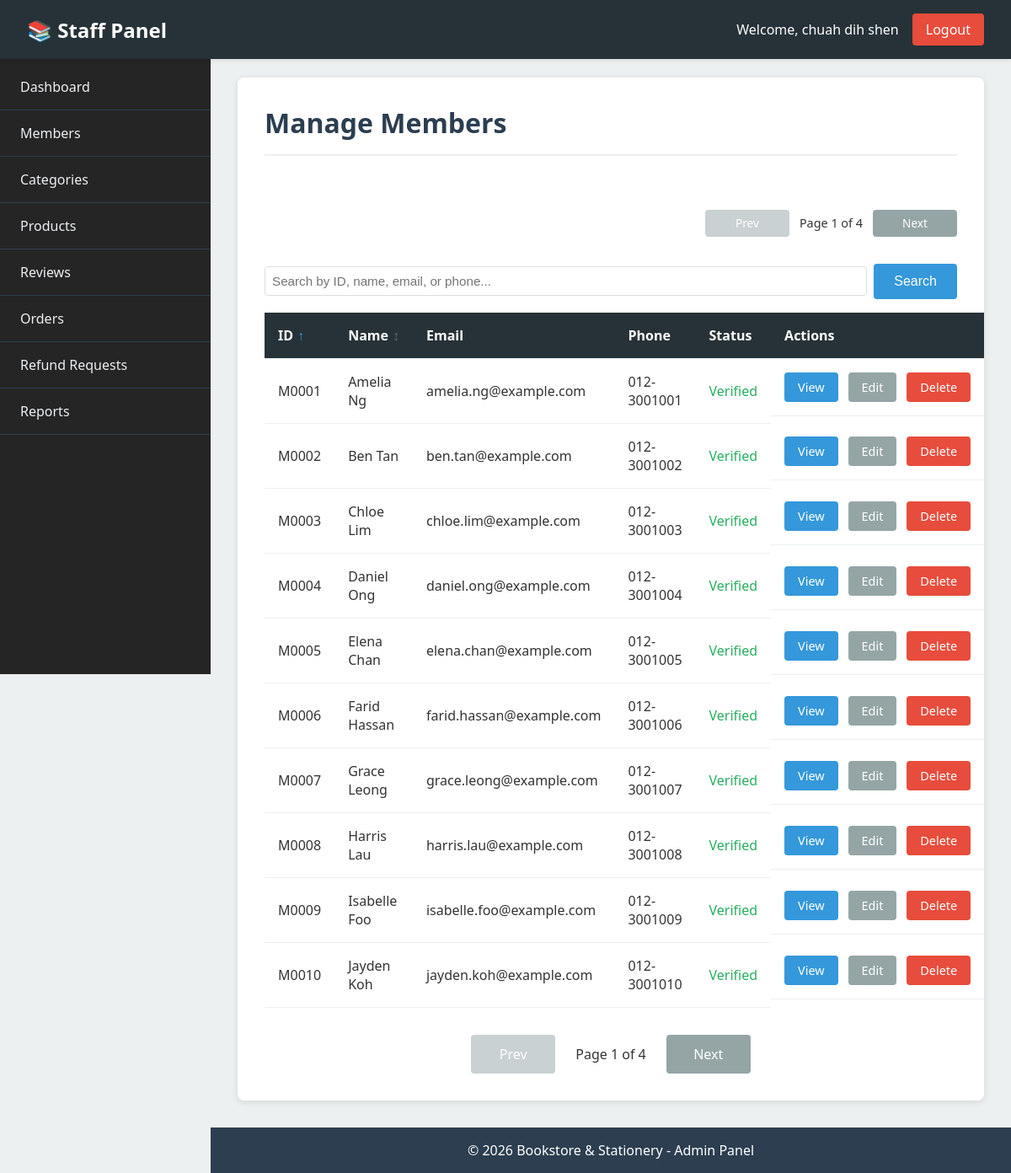
The page /admin/member/list.php (signed in) on the database its author committed.
### tables this page shows
CREATE TABLE `member` (
  `member_id` varchar(10) NOT NULL,
  `email` varchar(100) NOT NULL,
  `password` varchar(255) NOT NULL,
  `full_name` varchar(100) NOT NULL,
  `phone` varchar(20) NOT NULL,
  `address` text NOT NULL,
  `photo` varchar(200) DEFAULT NULL,
  `is_verified` tinyint(1) DEFAULT 0,
  `created_at` datetime DEFAULT current_timestamp()
);

### admin/member/list.php (the view, shortened to what this page needs)
<?php
require_once __DIR__ . '/../../config/functions.php';
require_once __DIR__ . '/../../includes/_admin_head.php';
require_once __DIR__ . '/../../includes/_admin_header.php';
require_once __DIR__ . '/../../includes/_admin_sidebar.php';
$sortColumn = $_GET['sort'] ?? 'member_id';
$sortOrder = $_GET['order'] ?? 'ASC';
$search = isset($_GET['search']) ? trim($_GET['search']) : '';
$page = isset($_GET['page']) ? max(1, (int)$_GET['page']) : 1;
$perPage = 10;
$offset = ($page - 1) * $perPage;
$sortOrder = strtoupper($sortOrder) === 'DESC' ? 'DESC' : 'ASC';
$nextOrder = $sortOrder === 'ASC' ? 'DESC' : 'ASC';
try {
    $whereClause = '';
    $searchParams = [];
    $countQuery = "SELECT COUNT(*) as total FROM member $whereClause";
    $countStmt = $pdo->prepare($countQuery);
    $countStmt->execute($searchParams);
    $totalItems = $countStmt->fetch()['total'];
    $totalPages = ceil($totalItems / $perPage);
    $stmt = $pdo->prepare("SELECT member_id, full_name, email, phone, address, is_verified, created_at, photo
                           FROM member
                           $whereClause
                           ORDER BY $sortColumn $sortOrder
                           LIMIT $perPage OFFSET $offset");
    $stmt->execute($searchParams);
    $members = $stmt->fetchAll();
} catch (PDOException $e) {
    $members = [];
    $error = 'Unable to load members: ' . $e->getMessage();
}
?>
<div class="admin-main">
    <div class="admin-content">
        <h1 class="admin-page-title">Manage Members</h1>
        <div style="margin-bottom: 1rem;">
            <div style="display: flex; justify-content: flex-end; align-items: center; margin-bottom: 1rem;">
                <?php
                $paginationParams = [];
                echo renderPagination($page, $totalPages, '/admin/member/list.php', $paginationParams, 'top');
                ?>
            </div>
            <form method="GET" action="/admin/member/list.php" style="display: flex; gap: 0.5rem; align-items: center; margin-bottom: 1rem;">
                <input type="text"
                       name="search"
                       value="<?php echo htmlspecialchars($search); ?>"
                       placeholder="Search by ID, name, email, or phone..."
                       style="flex: 1; padding: 0.5rem; border: 1px solid #ddd; border-radius: 4px; font-size: 0.95rem;">
                <button type="submit" class="btn btn-primary">Search</button>
            </form>
        </div>
        <?php if (empty($members)): ?>
            <p>No members found.</p>
        <?php else: ?>
            <table class="admin-table">
                <thead>
                    <tr>
                        <th style="cursor: pointer;">
                            <a href="?sort=member_id&order=<?php echo $sortColumn === 'member_id' ? $nextOrder : 'ASC'; ?>"
                               style="text-decoration: none; color: inherit; display: flex; align-items: center; gap: 5px; width: 100%;">
                                ID
                                <?php if ($sortColumn === 'member_id'): ?>
                                    <span style="color: #3498db; font-weight: bold;">
                                        <?php echo $sortOrder === 'ASC' ? '↑' : '↓'; ?>
                                    </span>
                                <?php else: ?>
                                    <span style="color: #95a5a6; opacity: 0.5;">↕</span>
                                <?php endif; ?>
                            </a>
                        </th>
                        <th style="cursor: pointer;">
                            <a href="?sort=full_name&order=<?php echo $sortColumn === 'full_name' ? $nextOrder : 'ASC'; ?>"
                               style="text-decoration: none; color: inherit; display: flex; align-items: center; gap: 5px; width: 100%;">
                                Name
                                <?php if ($sortColumn === 'full_name'): ?>
                                    <span style="color: #3498db; font-weight: bold;">
                                        <?php echo $sortOrder === 'ASC' ? '↑' : '↓'; ?>
                                    </span>
                                <?php else: ?>
                                    <span style="color: #95a5a6; opacity: 0.5;">↕</span>
                                <?php endif; ?>
                            </a>
                        </th>
                        <th>Email</th>
                        <th>Phone</th>
                        <th>Status</th>
                        <th>Actions</th>
                    </tr>
                </thead>
                <tbody>
                    <?php foreach ($members as $member): ?>
                        <tr>
                            <td><?php echo $member['member_id']; ?></td>
                            <td><?php echo htmlspecialchars($member['full_name'] ?? $member['member_name'] ?? ''); ?></td>
                            <td><?php echo htmlspecialchars($member['email']); ?></td>
                            <td><?php echo htmlspecialchars($member['phone']); ?></td>
                            <td>
                                <?php if ($member['is_verified']): ?>
                                    <span style="color: #27ae60;">Verified</span>
                                <?php else: ?>
                                    <span style="color: #e74c3c;">Not Verified</span>
                                <?php endif; ?>
                            </td>
                            <td class="action-buttons">
                                <?php
                                $pageParam = $page > 1 ? '&page=' . $page : '';
                                $sortParams = '';
                                $searchParam = !empty($search) ? '&search=' . urlencode($search) : '';
                                $returnParams = $pageParam . $sortParams . $searchParam;
                                ?>
                                <a href="/admin/member/view.php?id=<?php echo $member['member_id']; ?><?php echo $returnParams; ?>" class="btn btn-sm btn-primary">View</a>
                                <a href="/admin/member/edit.php?id=<?php echo $member['member_id']; ?><?php echo $returnParams; ?>" class="btn btn-sm btn-secondary">Edit</a>
                                <a href="/admin/member/delete.php?id=<?php echo $member['member_id']; ?><?php echo $returnParams; ?>"
                                   class="btn btn-sm btn-danger"
                                   onclick="return confirm('Are you sure you want to delete this member?');">Delete</a>
                            </td>
                        </tr>
                    <?php endforeach; ?>
                </tbody>
            </table>
            <?php
            $paginationParams = [];
            echo renderPagination($page, $totalPages, '/admin/member/list.php', $paginationParams, 'bottom');
            ?>
        <?php endif; ?>
    </div>
</div>
<?php require_once __DIR__ . '/../../includes/_admin_footer.php'; ?>

### config/functions.php (shortened to what this page needs)
<?php
function renderPagination($currentPage, $totalPages, $baseUrl, $additionalParams = [], $position = 'bottom') {
    $queryParams = http_build_query($additionalParams);
    $separator = !empty($queryParams) ? '&' : '';
    if ($position === 'top') {
        $html = '<div class="pagination pagination-top" style="display: flex; justify-content: flex-end; align-items: center; gap: 0.25rem; margin-bottom: 1rem;">';
        $btnClass = 'btn btn-sm btn-secondary';
        $textStyle = 'padding: 0 0.5rem; font-size: 0.9rem;';
    } else {
        $html = '<div class="pagination pagination-bottom" style="margin-top: 2rem; display: flex; justify-content: center; align-items: center; gap: 0.5rem;">';
        $btnClass = 'btn btn-secondary';
        $textStyle = 'padding: 0 1rem;';
    }
    if ($currentPage > 1) {
        $prevPage = $currentPage - 1;
        $html .= '<a href="' . $baseUrl . '?page=' . $prevPage . $separator . $queryParams . '" class="' . $btnClass . '">Prev</a>';
    } else {
        $html .= '<span class="' . $btnClass . '" style="opacity: 0.5; cursor: not-allowed;">Prev</span>';
    }
    $html .= '<span style="' . $textStyle . '">Page ' . $currentPage . ' of ' . $totalPages . '</span>';
    if ($currentPage < $totalPages) {
        $nextPage = $currentPage + 1;
        $html .= '<a href="' . $baseUrl . '?page=' . $nextPage . $separator . $queryParams . '" class="' . $btnClass . '">Next</a>';
    } else {
        $html .= '<span class="' . $btnClass . '" style="opacity: 0.5; cursor: not-allowed;">Next</span>';
    }
    $html .= '</div>';
    return $html;
}
?>

### assets/css/admin.css (style rules this page uses)
* { margin: 0; padding: 0; box-sizing: border-box; }
body.admin-body { font-family: 'Segoe UI', Tahoma, Geneva, Verdana, sans-serif; background-color: #ecf0f1; color: #333; }
.admin-main { margin-left: 250px; margin-top: 60px; padding: 2rem; min-height: calc(100vh - 60px); }
.admin-content { background: white; padding: 2rem; border-radius: 8px; box-shadow: 0 2px 8px rgba(0,0,0,0.1); overflow: visible; overflow-x: auto; }
.admin-page-title { font-size: 2rem; color: #2c3e50; margin-bottom: 2rem; padding-bottom: 1rem; border-bottom: 2px solid #ecf0f1; }
.admin-table { width: 100%; border-collapse: collapse; margin-top: 1rem; }
.admin-table th, .admin-table td { padding: 1rem; text-align: left; border-bottom: 1px solid #ecf0f1; }
.admin-table th { background-color: #263238; color: white; font-weight: 600; }
.pagination { margin-top: 2rem; display: flex; justify-content: center; align-items: center; gap: 0.5rem; flex-wrap: wrap; }
.pagination .btn { min-width: 100px; text-align: center; }
.btn { display: inline-block; padding: 0.75rem 1.5rem; border: none; border-radius: 4px; cursor: pointer; text-decoration: none; font-size: 1rem; transition: background-color 0.3s; }
.btn-primary { background-color: #3498db; color: white; }
.btn-secondary { background-color: #95a5a6; color: white; }
.btn-danger { background-color: #e74c3c; color: white; }
.btn-sm { padding: 0.5rem 1rem; font-size: 0.9rem; }
.pagination-top .btn { padding: 0.4rem 0.8rem; font-size: 0.85rem; }
.pagination-top { font-size: 0.9rem; }
.action-buttons { display: flex; gap: 0.5rem; }
.admin-table .btn { margin-right: 0.25rem; }

### rows shown on the page
member: member_id "M0001", full_name "Amelia Ng", email "amelia.ng@example.com", phone "012-3001001", is_verified "Verified"
member: member_id "M0002", full_name "Ben Tan", email "ben.tan@example.com", phone "012-3001002", is_verified "Verified"
member: member_id "M0003", full_name "Chloe Lim", email "chloe.lim@example.com", phone "012-3001003", is_verified "Verified"
member: member_id "M0004", full_name "Daniel Ong", email "daniel.ong@example.com", phone "012-3001004", is_verified "Verified"
member: member_id "M0005", full_name "Elena Chan", email "elena.chan@example.com", phone "012-3001005", is_verified "Verified"
member: member_id "M0006", full_name "Farid Hassan", email "farid.hassan@example.com", phone "012-3001006", is_verified "Verified"
member: member_id "M0007", full_name "Grace Leong", email "grace.leong@example.com", phone "012-3001007", is_verified "Verified"
member: member_id "M0008", full_name "Harris Lau", email "harris.lau@example.com", phone "012-3001008", is_verified "Verified"
member: member_id "M0009", full_name "Isabelle Foo", email "isabelle.foo@example.com", phone "012-3001009", is_verified "Verified"
member: member_id "M0010", full_name "Jayden Koh", email "jayden.koh@example.com", phone "012-3001010", shows "Verified", is_verified "1"

### other values the page prints
$panelLabel "Staff Panel"
$_SESSION['admin_name'] "chuah dih shen"
$currentPage "1"
$totalPages "4 4"
